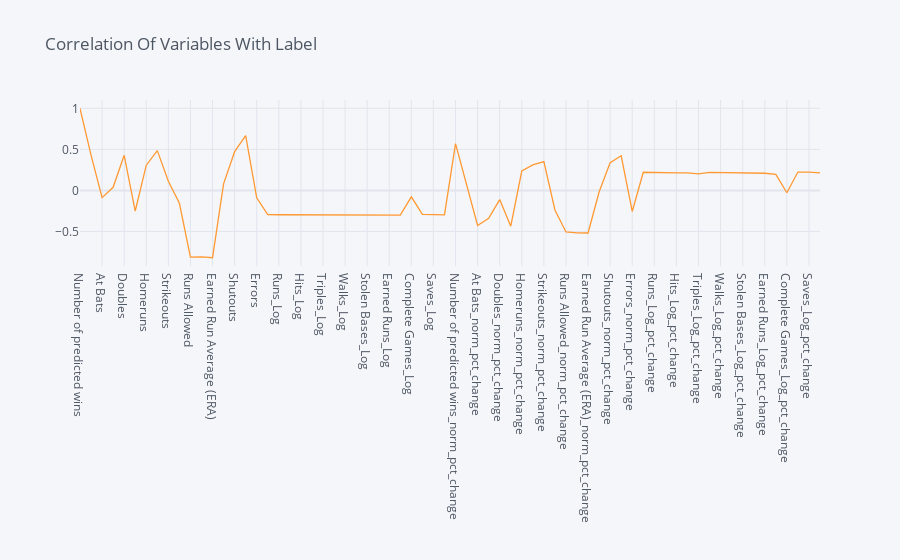

Here is the notebook cell this chart was saved with:
### Markdown cell above
# Graphical Representation Of Correlation Of Features With Label

### Code cell
pd.DataFrame((final_dataframe.corr()['Number of predicted wins'])).iplot(title='Correlation Of Variables With Label')

### Figure 1 — Plotly figure (JSON) as saved in the notebook; plotly's stock layout.template omitted (floating-point values rounded to 4 significant figures)
{"data": [{"line": {"color": "rgba(255, 153, 51, 1.0)", "dash": "solid", "shape": "linear", "width": 1.3}, "mode": "lines", "name": "Number of predicted wins", "text": "", "type": "scatter", "x": ["Number of predicted wins", "Runs", "At Bats", "Hits", "Doubles", "Triples", "Homeruns", "Walks", "Strikeouts", "Stolen Bases", "Runs Allowed", "Earned Runs", "Earned Run Average (ERA)", "Complete Games", "Shutouts", "Saves", "Errors", "Number of predicted wins_Log", "Runs_Log", "At Bats_Log", "Hits_Log", "Doubles_Log", "Triples_Log", "Homeruns_Log", "Walks_Log", "Strikeouts_Log", "Stolen Bases_Log", "Runs Allowed_Log", "Earned Runs_Log", "Earned Run Average (ERA)_Log", "Complete Games_Log", "Shutouts_Log", "Saves_Log", "Errors_Log", "Number of predicted wins_norm_pct_change", "Runs_norm_pct_change", "At Bats_norm_pct_change", "Hits_norm_pct_change", "Doubles_norm_pct_change", "Triples_norm_pct_change", "Homeruns_norm_pct_change", "Walks_norm_pct_change", "Strikeouts_norm_pct_change", "Stolen Bases_norm_pct_change", "Runs Allowed_norm_pct_change", "Earned Runs_norm_pct_change", "Earned Run Average (ERA)_norm_pct_change", "Complete Games_norm_pct_change", "Shutouts_norm_pct_change", "Saves_norm_pct_change", "Errors_norm_pct_change", "Number of predicted wins_Log_pct_change", "Runs_Log_pct_change", "At Bats_Log_pct_change", "Hits_Log_pct_change", "Doubles_Log_pct_change", "Triples_Log_pct_change", "Homeruns_Log_pct_change", "Walks_Log_pct_change", "Strikeouts_Log_pct_change", "Stolen Bases_Log_pct_change", "Runs Allowed_Log_pct_change", "Earned Runs_Log_pct_change", "Earned Run Average (ERA)_Log_pct_change", "Complete Games_Log_pct_change", "Shutouts_Log_pct_change", "Saves_Log_pct_change", "Errors_Log_pct_change"], "y": [1, 0.4308, -0.08795, 0.03761, 0.4278, -0.2511, 0.3074, 0.4843, 0.1118, -0.1572, -0.813, -0.8094, -0.8196, 0.08053, 0.4718, 0.6665, -0.08948, -0.2953, -0.2966, -0.2973, -0.2972, -0.2968, -0.2982, -0.2953, -0.2965, -0.2976, -0.2993, -0.2979, -0.298, -0.3005, -0.07774, -0.2927, -0.2958, -0.2972, 0.5703, 0.06373, -0.4273, -0.3398, -0.1118, -0.4361, 0.2363, 0.3106, 0.3516, -0.2384, -0.5061, -0.5168, -0.5188, -0.0199, 0.3366, 0.4219, -0.2567, 0.2211, 0.2152, 0.2127, 0.2125, 0.2138, 0.202, 0.2184, 0.216, 0.2136, 0.2108, 0.2094, 0.2092, 0.1955, -0.02857, 0.2237, 0.2227, 0.2125]}], "layout": {"legend": {"bgcolor": "#F5F6F9", "font": {"color": "#4D5663"}}, "paper_bgcolor": "#F5F6F9", "plot_bgcolor": "#F5F6F9", "title": {"font": {"color": "#4D5663"}, "text": "Correlation Of Variables With Label"}, "xaxis": {"gridcolor": "#E1E5ED", "showgrid": true, "tickfont": {"color": "#4D5663"}, "title": {"font": {"color": "#4D5663"}, "text": ""}, "zerolinecolor": "#E1E5ED"}, "yaxis": {"gridcolor": "#E1E5ED", "showgrid": true, "tickfont": {"color": "#4D5663"}, "title": {"font": {"color": "#4D5663"}, "text": ""}, "zerolinecolor": "#E1E5ED"}}}
